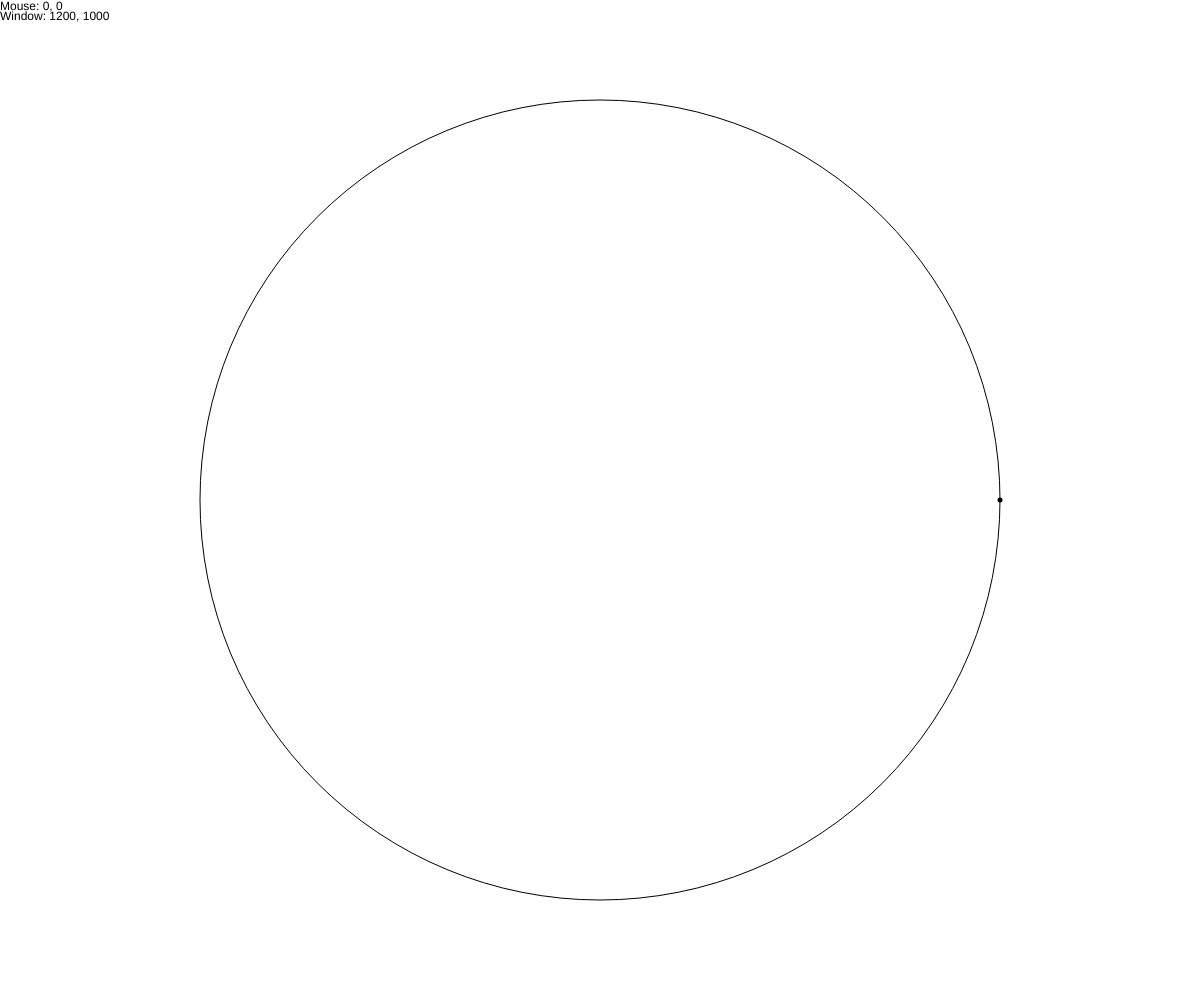
Frame 1 (no input)
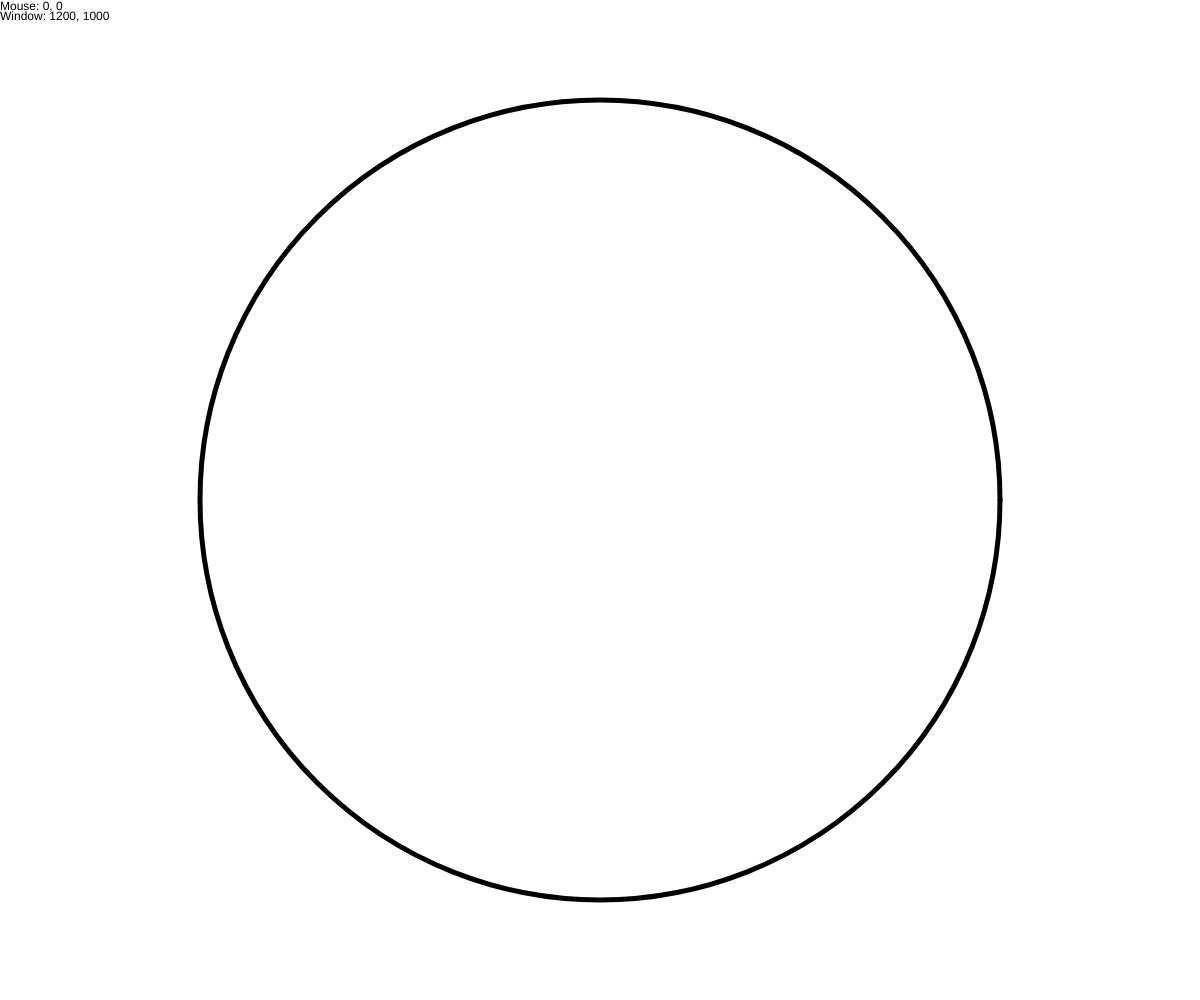
Frame 60 (no input)
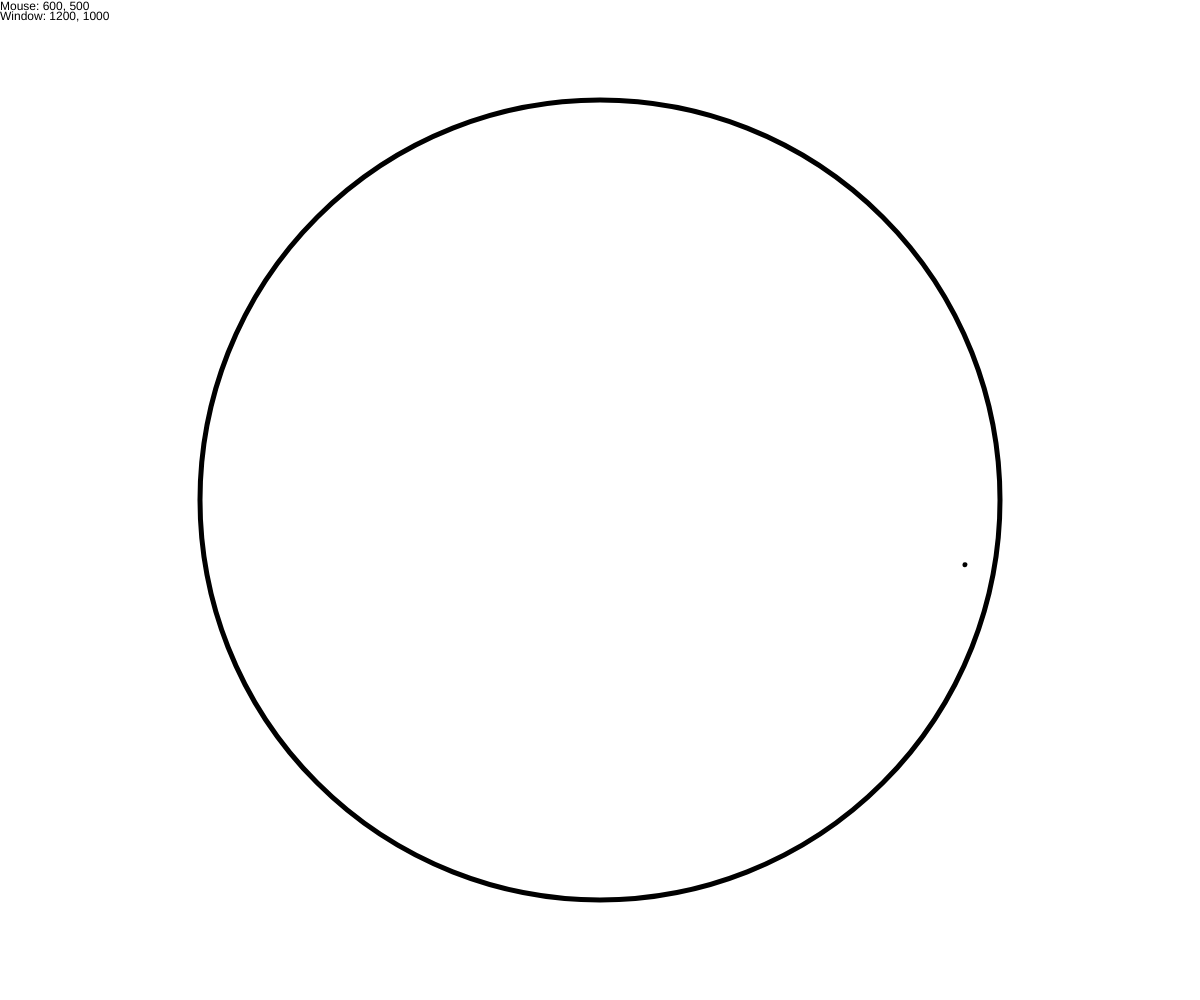
Frame 120 (the mouse pressed at the canvas centre since frame 60)

The p5.js sketch that drew these frames (run headless with seeded random() and noise() and a simulated clock; from frame 60 on, the mouse is pressed at the canvas centre):

// p5.js sketch
// ── sketch.js
function setup() {
  createCanvas(windowWidth, windowHeight)
x= windowWidth/2+.4*windowHeight
y= windowHeight/2

}


function draw() {
  background('white')
  text("Mouse: " + mouseX + ", " + mouseY,0,10)
  text("Window: " + windowWidth + ", "  + windowHeight, 0, 20)
  
  ellipse(windowWidth / 2, windowHeight / 2, .8 * windowHeight, .8 * windowHeight)
  strokeWeight(5)
  // point(windowWidth/2+.4*windowHeight,)
  angleMode(DEGREES)
  rotate(2*PI*mouseX/windowHeight);
  point(x,y)
 

}

function windowResized() {
  resizeCanvas(windowWidth, windowHeight)
}
